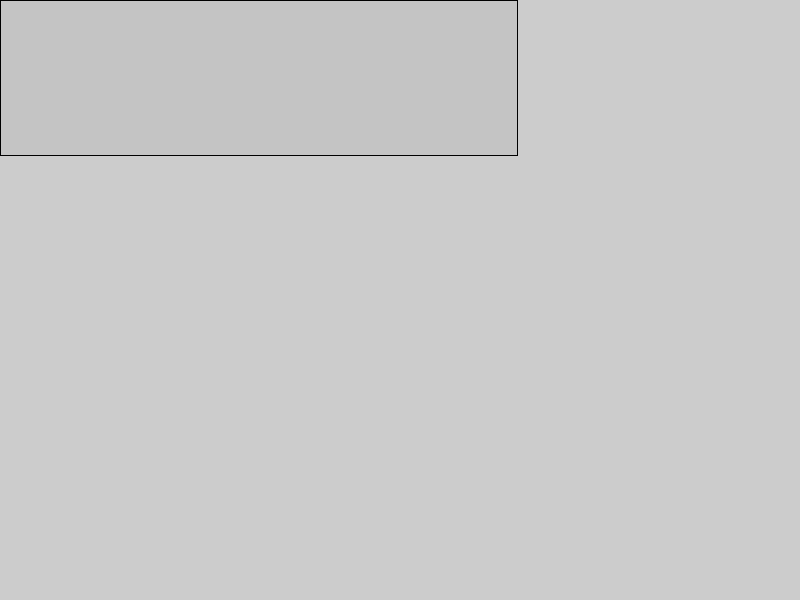
Frame 1 (no input)
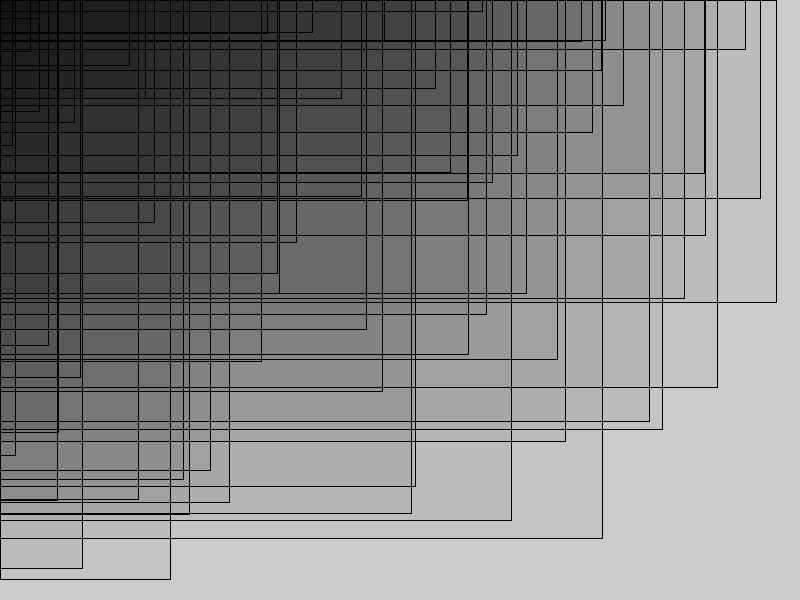
Frame 60 (the mouse pressed at the canvas centre just before this capture)
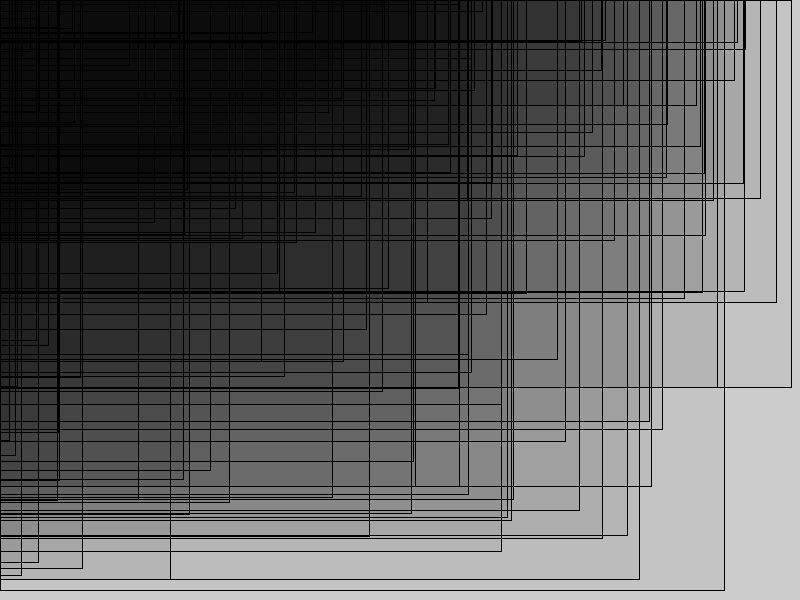
Frame 120 (the mouse held since frame 60 and released just before this capture)

The Processing sketch that drew these frames (run headless with seeded random() and noise(); from frame 60 on, the mouse is pressed at the canvas centre):

// Processing sketch: sketch_151217e
// ── sketch_151217e.pde
void setup() {
  size(800, 600);
}
void draw() {
  fill(0, 10);  //alpha
  rect(0, 0, random(width), random(height));

  if (random(100)<1) {
    fill(255);
    noStroke();

    translate(40, 30);
    for (int x= 0; x<100; x++) {
      for (int y= 0; y<150; y++) {
        if (random(10000)<1) {
          scale(1.1, 0.9);
          //rotate(0.01);  //or rotate(-0.02)
          //translate(1, 1);    //translate(-2.4, random(2));
        }
        rect(x*3, y*3, 2, 2);
      }
    }
  }
}
